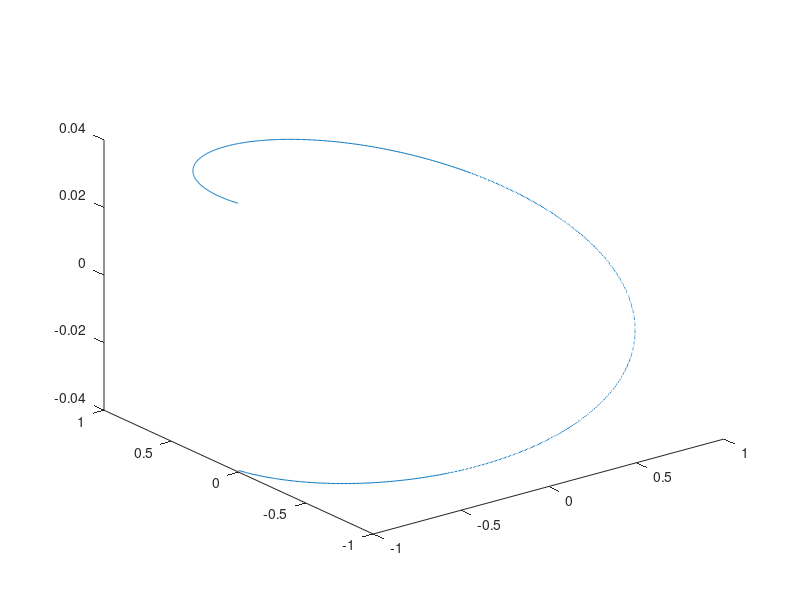

This chart was generated by the following MATLAB code:
%% Continuos functions
clear
close all
clc

t = linspace(-pi,pi,1000);
x = cos(t);
y = sin(t);
z = (t.^2 - cos(t));
dz = diff(z);

plot3(x,y,z);
plot3(x(1:end-1),y(1:end-1),dz);
%plot3(x(1:end-2),y(1:end-2),ddz);